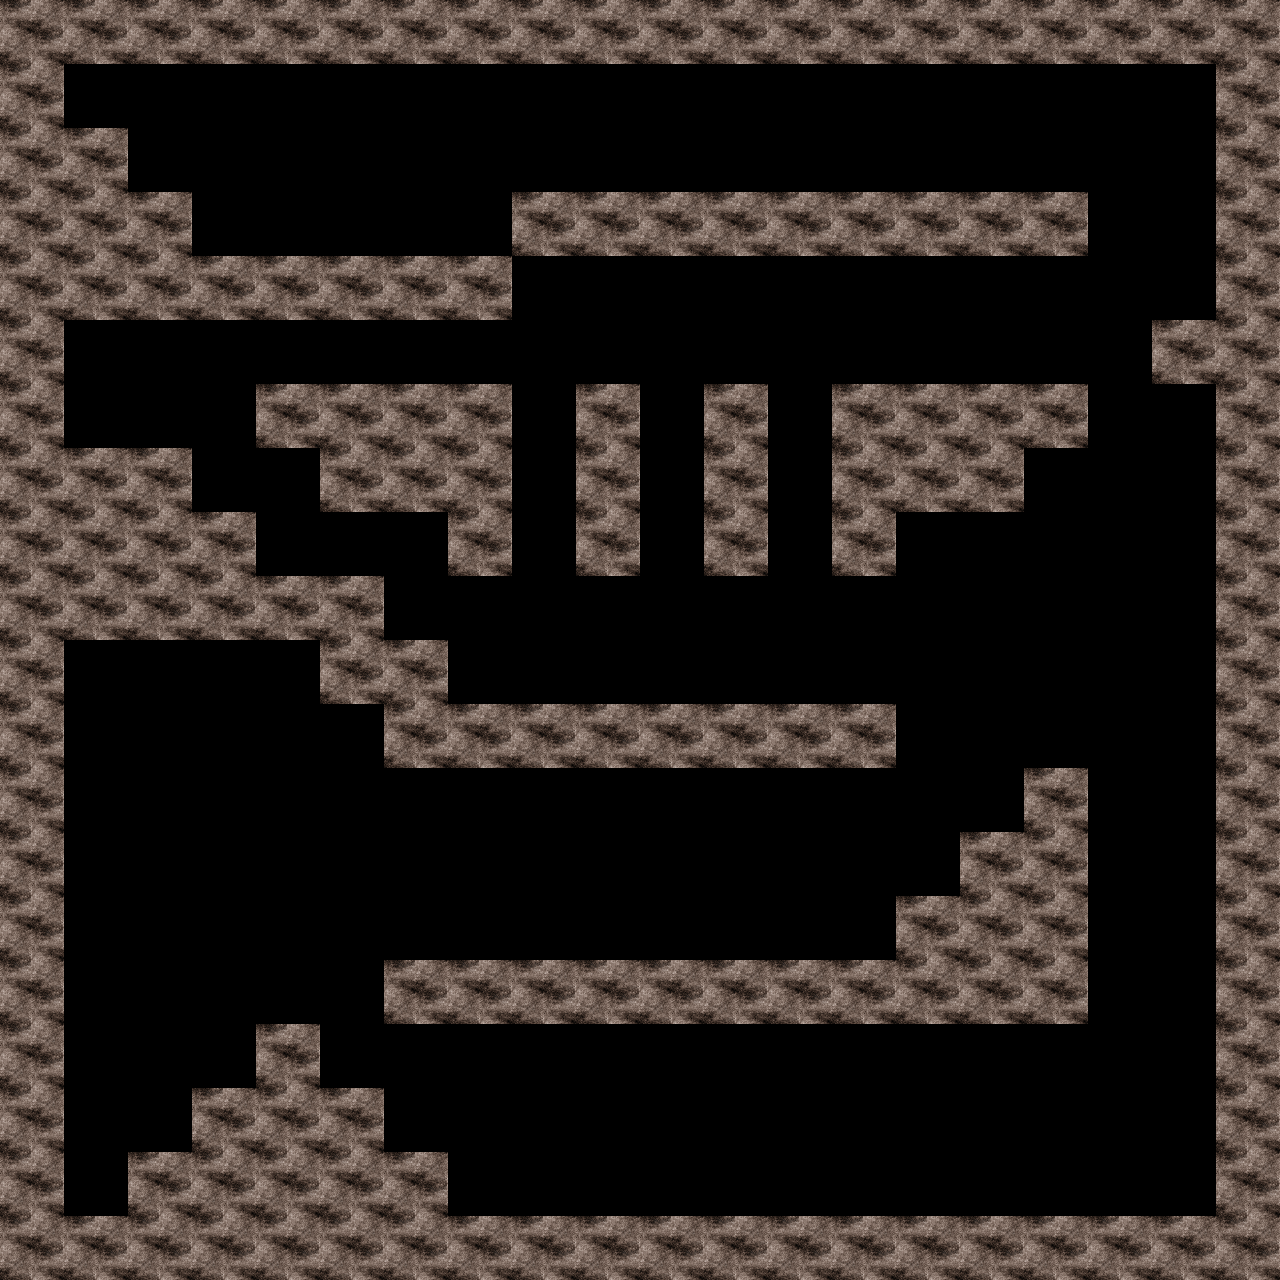

Tiled map render using the project's own tile images. Description and the whole map definition, tile-layer contents included, below:
An orthogonal 20x20 tile map with 64x64 px tiles, 1 tile layer (tiles).

<map version="1.0" orientation="orthogonal" width="20" height="20" tilewidth="64" tileheight="64">
 <tileset firstgid="1" name="tiles" tilewidth="64" tileheight="64">
  <image source="../gfx/tiles.png" width="128" height="64" />
 </tileset>
 <layer name="tiles" width="20" height="20">
  <data encoding="csv">
2,2,2,2,2,2,2,2,2,2,2,2,2,2,2,2,2,2,2,2,
2,0,0,0,0,0,0,0,0,0,0,0,0,0,0,0,0,0,0,2,
2,2,0,0,0,0,0,0,0,0,0,0,0,0,0,0,0,0,0,2,
2,2,2,0,0,0,0,0,2,2,2,2,2,2,2,2,2,0,0,2,
2,2,2,2,2,2,2,2,0,0,0,0,0,0,0,0,0,0,0,2,
2,0,0,0,0,0,0,0,0,0,0,0,0,0,0,0,0,0,2,2,
2,0,0,0,2,2,2,2,0,2,0,2,0,2,2,2,2,0,0,2,
2,2,2,0,0,2,2,2,0,2,0,2,0,2,2,2,0,0,0,2,
2,2,2,2,0,0,0,2,0,2,0,2,0,2,0,0,0,0,0,2,
2,2,2,2,2,2,0,0,0,0,0,0,0,0,0,0,0,0,0,2,
2,0,0,0,0,2,2,0,0,0,0,0,0,0,0,0,0,0,0,2,
2,0,0,0,0,0,2,2,2,2,2,2,2,2,0,0,0,0,0,2,
2,0,0,0,0,0,0,0,0,0,0,0,0,0,0,0,2,0,0,2,
2,0,0,0,0,0,0,0,0,0,0,0,0,0,0,2,2,0,0,2,
2,0,0,0,0,0,0,0,0,0,0,0,0,0,2,2,2,0,0,2,
2,0,0,0,0,0,2,2,2,2,2,2,2,2,2,2,2,0,0,2,
2,0,0,0,2,0,0,0,0,0,0,0,0,0,0,0,0,0,0,2,
2,0,0,2,2,2,0,0,0,0,0,0,0,0,0,0,0,0,0,2,
2,0,2,2,2,2,2,0,0,0,0,0,0,0,0,0,0,0,0,2,
2,2,2,2,2,2,2,2,2,2,2,2,2,2,2,2,2,2,2,2
</data>
 </layer>
</map>